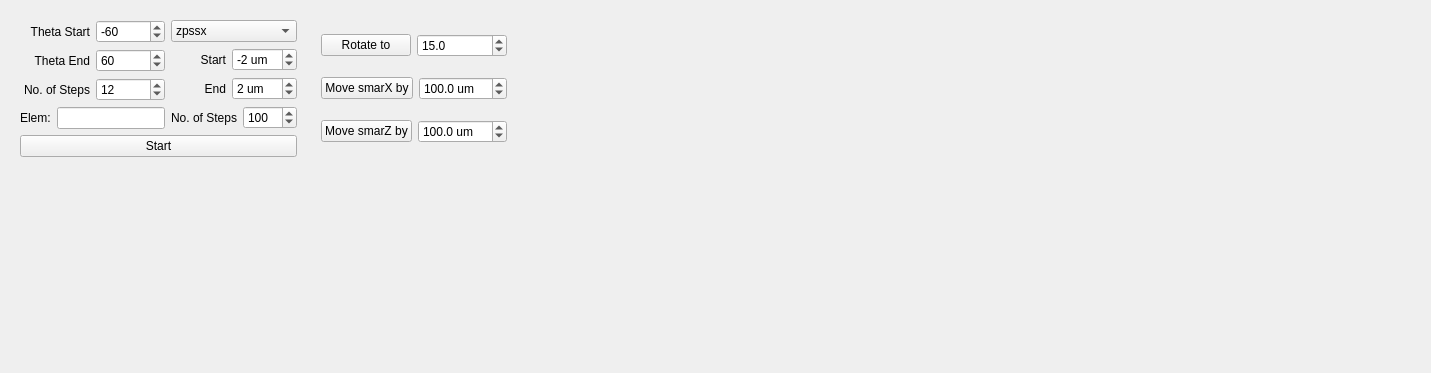
          <widget class="QWidget" name="page_5">
           <property name="geometry">
            <rect>
             <x>0</x>
             <y>0</y>
             <width>1431</width>
             <height>373</height>
            </rect>
           </property>
           <attribute name="label">
            <string>Align Rotation Center</string>
           </attribute>
           <layout class="QGridLayout" name="gridLayout_66">
            <item row="0" column="0">
             <layout class="QGridLayout" name="gridLayout_65">
              <item row="0" column="0">
               <widget class="QWidget" name="widget_7" native="true">
                <layout class="QGridLayout" name="gridLayout_63">
                 <item row="0" column="0">
                  <layout class="QGridLayout" name="gridLayout_64">
                   <item row="0" column="0">
                    <layout class="QVBoxLayout" name="verticalLayout_41">
                     <item>
                      <layout class="QVBoxLayout" name="verticalLayout_42">
                       <item>
                        <layout class="QHBoxLayout" name="horizontalLayout_66">
                         <item>
                          <widget class="QLabel" name="label_103">
                           <property name="text">
                            <string>Theta Start</string>
                           </property>
                           <property name="alignment">
                            <set>Qt::AlignRight|Qt::AlignTrailing|Qt::AlignVCenter</set>
                           </property>
                          </widget>
                         </item>
                         <item>
                          <widget class="QSpinBox" name="spinBox_13">
                           <property name="sizePolicy">
                            <sizepolicy hsizetype="Minimum" vsizetype="Fixed">
                             <horstretch>0</horstretch>
                             <verstretch>0</verstretch>
                            </sizepolicy>
                           </property>
                           <property name="suffix">
                            <string/>
                           </property>
                           <property name="minimum">
                            <number>-120</number>
                           </property>
                           <property name="maximum">
                            <number>120</number>
                           </property>
                           <property name="singleStep">
                            <number>10</number>
                           </property>
                           <property name="value">
                            <number>-60</number>
                           </property>
                           <property name="displayIntegerBase">
                            <number>10</number>
                           </property>
                          </widget>
                         </item>
                        </layout>
                       </item>
                       <item>
                        <layout class="QHBoxLayout" name="horizontalLayout_67">
                         <item>
                          <widget class="QLabel" name="label_104">
                           <property name="text">
                            <string>Theta End</string>
                           </property>
                           <property name="alignment">
                            <set>Qt::AlignRight|Qt::AlignTrailing|Qt::AlignVCenter</set>
                           </property>
                          </widget>
                         </item>
                         <item>
                          <widget class="QSpinBox" name="spinBox_16">
                           <property name="sizePolicy">
                            <sizepolicy hsizetype="Minimum" vsizetype="Fixed">
                             <horstretch>0</horstretch>
                             <verstretch>0</verstretch>
                            </sizepolicy>
                           </property>
                           <property name="suffix">
                            <string/>
                           </property>
                           <property name="minimum">
                            <number>-120</number>
                           </property>
                           <property name="maximum">
                            <number>120</number>
                           </property>
                           <property name="singleStep">
                            <number>10</number>
                           </property>
                           <property name="value">
                            <number>60</number>
                           </property>
                          </widget>
                         </item>
                        </layout>
                       </item>
                       <item>
                        <layout class="QHBoxLayout" name="horizontalLayout_70">
                         <item>
                          <widget class="QLabel" name="label_107">
                           <property name="text">
                            <string>No. of Steps</string>
                           </property>
                           <property name="alignment">
                            <set>Qt::AlignRight|Qt::AlignTrailing|Qt::AlignVCenter</set>
                           </property>
                          </widget>
                         </item>
                         <item>
                          <widget class="QSpinBox" name="spinBox_17">
                           <property name="sizePolicy">
                            <sizepolicy hsizetype="Minimum" vsizetype="Fixed">
                             <horstretch>0</horstretch>
                             <verstretch>0</verstretch>
                            </sizepolicy>
                           </property>
                           <property name="suffix">
                            <string/>
                           </property>
                           <property name="minimum">
                            <number>1</number>
                           </property>
                           <property name="maximum">
                            <number>100</number>
                           </property>
                           <property name="value">
                            <number>12</number>
                           </property>
                          </widget>
                         </item>
                        </layout>
                       </item>
                      </layout>
                     </item>
                     <item>
                      <layout class="QHBoxLayout" name="horizontalLayout_71">
                       <item>
                        <widget class="QLabel" name="label_98">
                         <property name="text">
                          <string>Elem:</string>
                         </property>
                        </widget>
                       </item>
                       <item>
                        <widget class="QLineEdit" name="lineEdit_4">
                         <property name="sizePolicy">
                          <sizepolicy hsizetype="Preferred" vsizetype="Fixed">
                           <horstretch>0</horstretch>
                           <verstretch>0</verstretch>
                          </sizepolicy>
                         </property>
                        </widget>
                       </item>
                      </layout>
                     </item>
                    </layout>
                   </item>
                   <item row="0" column="1">
                    <layout class="QVBoxLayout" name="verticalLayout_43">
                     <item>
                      <widget class="QComboBox" name="comboBox_2">
                       <item>
                        <property name="text">
                         <string>zpssx</string>
                        </property>
                       </item>
                       <item>
                        <property name="text">
                         <string>zpssy</string>
                        </property>
                       </item>
                       <item>
                        <property name="text">
                         <string>zpssz</string>
                        </property>
                       </item>
                      </widget>
                     </item>
                     <item>
                      <layout class="QHBoxLayout" name="horizontalLayout_72">
                       <item>
                        <widget class="QLabel" name="label_108">
                         <property name="text">
                          <string>Start</string>
                         </property>
                         <property name="alignment">
                          <set>Qt::AlignRight|Qt::AlignTrailing|Qt::AlignVCenter</set>
                         </property>
                        </widget>
                       </item>
                       <item>
                        <widget class="QSpinBox" name="spinBox_18">
                         <property name="sizePolicy">
                          <sizepolicy hsizetype="Preferred" vsizetype="Fixed">
                           <horstretch>0</horstretch>
                           <verstretch>0</verstretch>
                          </sizepolicy>
                         </property>
                         <property name="suffix">
                          <string> um</string>
                         </property>
                         <property name="minimum">
                          <number>-15</number>
                         </property>
                         <property name="maximum">
                          <number>15</number>
                         </property>
                         <property name="singleStep">
                          <number>2</number>
                         </property>
                         <property name="value">
                          <number>-2</number>
                         </property>
                        </widget>
                       </item>
                      </layout>
                     </item>
                     <item>
                      <layout class="QHBoxLayout" name="horizontalLayout_73">
                       <item>
                        <widget class="QLabel" name="label_109">
                         <property name="text">
                          <string>End</string>
                         </property>
                         <property name="alignment">
                          <set>Qt::AlignRight|Qt::AlignTrailing|Qt::AlignVCenter</set>
                         </property>
                        </widget>
                       </item>
                       <item>
                        <widget class="QSpinBox" name="spinBox_19">
                         <property name="sizePolicy">
                          <sizepolicy hsizetype="Preferred" vsizetype="Fixed">
                           <horstretch>0</horstretch>
                           <verstretch>0</verstretch>
                          </sizepolicy>
                         </property>
                         <property name="suffix">
                          <string> um</string>
                         </property>
                         <property name="minimum">
                          <number>-15</number>
                         </property>
                         <property name="maximum">
                          <number>15</number>
                         </property>
                         <property name="singleStep">
                          <number>2</number>
                         </property>
                         <property name="value">
                          <number>2</number>
                         </property>
                        </widget>
                       </item>
                      </layout>
                     </item>
                     <item>
                      <layout class="QHBoxLayout" name="horizontalLayout_74">
                       <item>
                        <widget class="QLabel" name="label_110">
                         <property name="text">
                          <string>No. of Steps</string>
                         </property>
                         <property name="alignment">
                          <set>Qt::AlignRight|Qt::AlignTrailing|Qt::AlignVCenter</set>
                         </property>
                        </widget>
                       </item>
                       <item>
                        <widget class="QSpinBox" name="spinBox_20">
                         <property name="sizePolicy">
                          <sizepolicy hsizetype="Preferred" vsizetype="Fixed">
                           <horstretch>0</horstretch>
                           <verstretch>0</verstretch>
                          </sizepolicy>
                         </property>
                         <property name="suffix">
                          <string/>
                         </property>
                         <property name="minimum">
                          <number>1</number>
                         </property>
                         <property name="maximum">
                          <number>1000</number>
                         </property>
                         <property name="value">
                          <number>100</number>
                         </property>
                        </widget>
                       </item>
                      </layout>
                     </item>
                    </layout>
                   </item>
                   <item row="1" column="0" colspan="2">
                    <widget class="QPushButton" name="pushButton_8">
                     <property name="sizePolicy">
                      <sizepolicy hsizetype="Expanding" vsizetype="Fixed">
                       <horstretch>0</horstretch>
                       <verstretch>0</verstretch>
                      </sizepolicy>
                     </property>
                     <property name="text">
                      <string>Start</string>
                     </property>
                    </widget>
                   </item>
                  </layout>
                 </item>
                </layout>
               </widget>
              </item>
              <item row="0" column="1">
               <widget class="QWidget" name="widget_8" native="true">
                <layout class="QGridLayout" name="gridLayout_62">
                 <item row="0" column="0">
                  <layout class="QHBoxLayout" name="horizontalLayout_79">
                   <item>
                    <widget class="QPushButton" name="pushButton_11">
                     <property name="text">
                      <string>Rotate to</string>
                     </property>
                    </widget>
                   </item>
                   <item>
                    <widget class="QDoubleSpinBox" name="doubleSpinBox_5">
                     <property name="suffix">
                      <string/>
                     </property>
                     <property name="decimals">
                      <number>1</number>
                     </property>
                     <property name="minimum">
                      <double>-120.000000000000000</double>
                     </property>
                     <property name="maximum">
                      <double>120.000000000000000</double>
                     </property>
                     <property name="singleStep">
                      <double>5.000000000000000</double>
                     </property>
                     <property name="value">
                      <double>15.000000000000000</double>
                     </property>
                    </widget>
                   </item>
                  </layout>
                 </item>
                 <item row="1" column="0">
                  <layout class="QHBoxLayout" name="horizontalLayout_77">
                   <item>
                    <widget class="QPushButton" name="pushButton_9">
                     <property name="text">
                      <string>Move smarX by</string>
                     </property>
                    </widget>
                   </item>
                   <item>
                    <widget class="QDoubleSpinBox" name="doubleSpinBox_3">
                     <property name="suffix">
                      <string> um</string>
                     </property>
                     <property name="decimals">
                      <number>1</number>
                     </property>
                     <property name="minimum">
                      <double>-1000.000000000000000</double>
                     </property>
                     <property name="maximum">
                      <double>1000.000000000000000</double>
                     </property>
                     <property name="value">
                      <double>100.000000000000000</double>
                     </property>
                    </widget>
                   </item>
                  </layout>
                 </item>
                 <item row="2" column="0">
                  <layout class="QHBoxLayout" name="horizontalLayout_78">
                   <item>
                    <widget class="QPushButton" name="pushButton_10">
                     <property name="text">
                      <string>Move smarZ by</string>
                     </property>
                    </widget>
                   </item>
                   <item>
                    <widget class="QDoubleSpinBox" name="doubleSpinBox_4">
                     <property name="suffix">
                      <string> um</string>
                     </property>
                     <property name="decimals">
                      <number>1</number>
                     </property>
                     <property name="minimum">
                      <double>-1000.000000000000000</double>
                     </property>
                     <property name="maximum">
                      <double>1000.000000000000000</double>
                     </property>
                     <property name="value">
                      <double>100.000000000000000</double>
                     </property>
                    </widget>
                   </item>
                  </layout>
                 </item>
                </layout>
               </widget>
              </item>
             </layout>
            </item>
            <item row="0" column="1">
             <spacer name="horizontalSpacer_8">
              <property name="orientation">
               <enum>Qt::Horizontal</enum>
              </property>
              <property name="sizeHint" stdset="0">
               <size>
                <width>637</width>
                <height>20</height>
               </size>
              </property>
             </spacer>
            </item>
            <item row="1" column="0">
             <spacer name="verticalSpacer_17">
              <property name="orientation">
               <enum>Qt::Vertical</enum>
              </property>
              <property name="sizeHint" stdset="0">
               <size>
                <width>20</width>
                <height>118</height>
               </size>
              </property>
             </spacer>
            </item>
           </layout>
          </widget>
